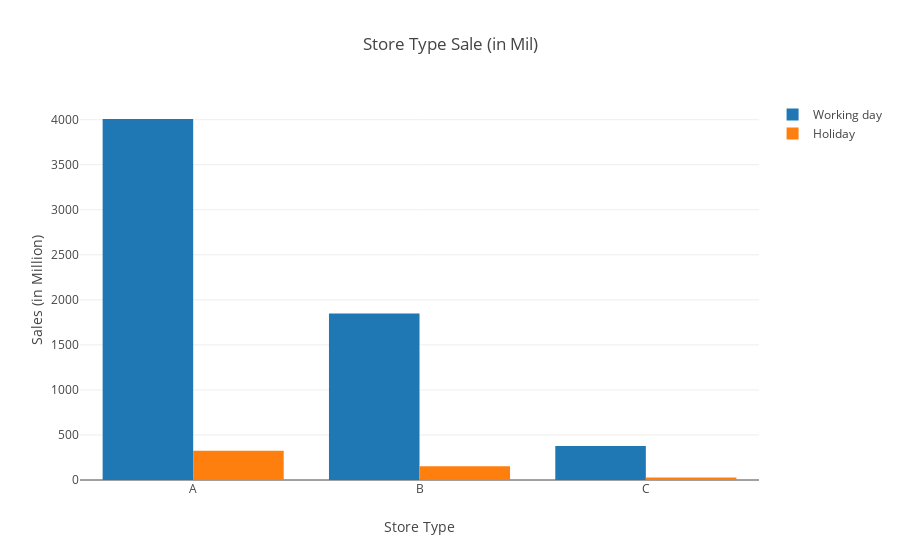

Notebook code for this chart:
### Code cell
trace1 = []

salesA = round(train.Weekly_Sales[train.Store_Type=="A"][train.IsHoliday==False].sum() / 1000000,2)
salesB = round(train.Weekly_Sales[train.Store_Type=="B"][train.IsHoliday==False].sum() / 1000000,2)
salesC = round(train.Weekly_Sales[train.Store_Type=="C"][train.IsHoliday==False].sum() / 1000000,2)

trace1 = go.Bar(
    x = sorted(list(set(train.Store_Type))),
    y = [salesA, salesB, salesC],
    name = "Working day"
)
salesA = round(train.Weekly_Sales[train.Store_Type=="A"][train.IsHoliday==True].sum() / 1000000,2)
salesB = round(train.Weekly_Sales[train.Store_Type=="B"][train.IsHoliday==True].sum() / 1000000,2)
salesC = round(train.Weekly_Sales[train.Store_Type=="C"][train.IsHoliday==True].sum() / 1000000,2)

trace2=[]
trace2 = go.Bar(
    x = sorted(list(set(train.Store_Type))),
    y = [salesA, salesB, salesC],
    name = "Holiday"
)

data = [trace1, trace2]
layout = go.Layout(
    title = "Store Type Sale (in Mil)",
    barmode='group',
    showlegend=True,
    xaxis = dict(title = "Store Type"),
    yaxis = dict(title = " Sales (in Million)")
)

fig = go.Figure(data=data, layout=layout)
iplot(fig, show_link=True)

### Figure 1 — Plotly figure (JSON) as saved in the notebook; plotly's stock layout.template omitted (floating-point values rounded to 4 significant figures)
{"data": [{"name": "Working day", "type": "bar", "uid": "264459e4-cdc7-11e8-b99c-a820660c6deb", "x": ["A", "B", "C"], "y": [4008.0, 1847.0, 377.2]}, {"name": "Holiday", "type": "bar", "uid": "26445b88-cdc7-11e8-b682-a820660c6deb", "x": ["A", "B", "C"], "y": [323.4, 153.6, 28.26]}], "layout": {"barmode": "group", "showlegend": true, "title": "Store Type Sale (in Mil)", "xaxis": {"title": "Store Type"}, "yaxis": {"title": " Sales (in Million)"}}}
